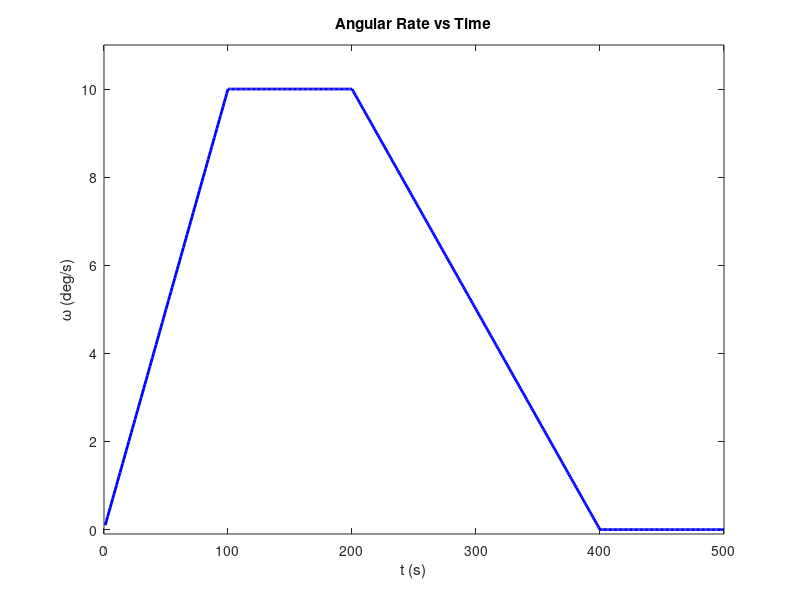
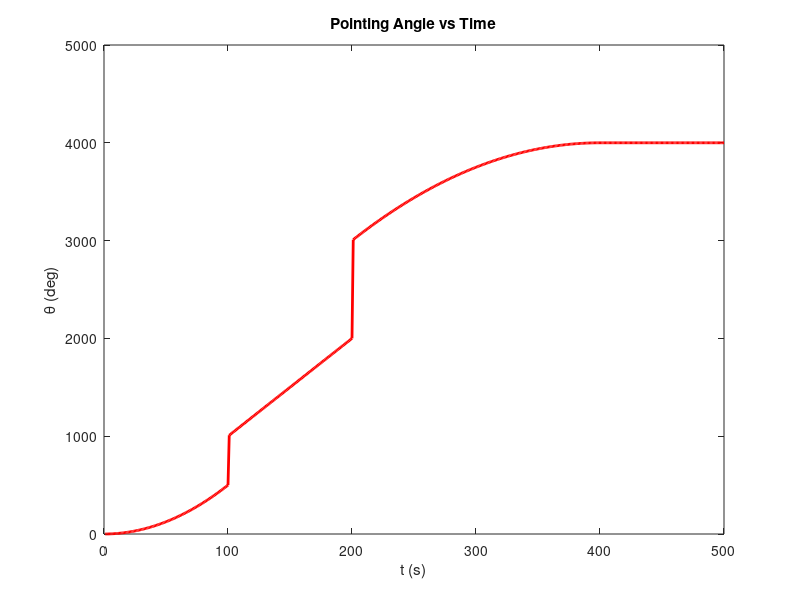

Write MATLAB code to recreate these figures, in order.
clear 
clc
close all


t = 1:500;

omega(1:100) = 0.1*t(1:100);
omega(101:200) = 10;
omega(201:400) = (400-t(201:400))*0.05;
omega(401:500) = 0;
theta(1:100) = 0.05*t(1:100).^2;
theta(101:200) = 10*t(101:200);
theta(201:400) = 20*t(201:400) - 0.025*t(201:400).^2;
theta(401:500) = theta(end);
theta_f = theta(end);

figure(1)
plot(t,omega,'b','LineWidth',2)
xlabel('t (s)')
ylabel('\omega (deg/s)')
ylim([-0.1 11])
title('Angular Rate vs Time')
figure(2)
plot(t,theta,'r','LineWidth',2)
ylim([0 5000])
xlabel('t (s)')
ylabel('\theta (deg)')
title('Pointing Angle vs Time')

fprintf('The final pointing angle of the satellite is %.0f deg \n',theta_f)
fprintf('\n')
fprintf('\n')